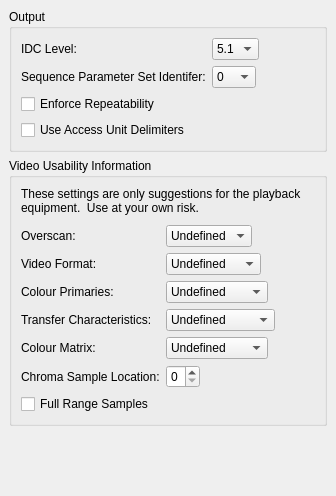
     <widget class="QWidget" name="tab_8" >
      <attribute name="title" >
       <string>Output</string>
      </attribute>
      <layout class="QVBoxLayout" >
       <property name="margin" >
        <number>9</number>
       </property>
       <property name="spacing" >
        <number>6</number>
       </property>
       <item>
        <widget class="QGroupBox" name="groupBox_16" >
         <property name="title" >
          <string>Output</string>
         </property>
         <layout class="QVBoxLayout" >
          <property name="margin" >
           <number>9</number>
          </property>
          <property name="spacing" >
           <number>6</number>
          </property>
          <item>
           <layout class="QVBoxLayout" >
            <property name="margin" >
             <number>0</number>
            </property>
            <property name="spacing" >
             <number>6</number>
            </property>
            <item>
             <layout class="QGridLayout" >
              <property name="margin" >
               <number>0</number>
              </property>
              <property name="spacing" >
               <number>6</number>
              </property>
              <item row="0" column="1" >
               <layout class="QHBoxLayout" >
                <property name="margin" >
                 <number>0</number>
                </property>
                <property name="spacing" >
                 <number>6</number>
                </property>
                <item>
                 <widget class="QComboBox" name="idcLevelComboBox" >
                  <property name="currentIndex" >
                   <number>14</number>
                  </property>
                  <item>
                   <property name="text" >
                    <string>1</string>
                   </property>
                  </item>
                  <item>
                   <property name="text" >
                    <string>1.1</string>
                   </property>
                  </item>
                  <item>
                   <property name="text" >
                    <string>1.2</string>
                   </property>
                  </item>
                  <item>
                   <property name="text" >
                    <string>1.3</string>
                   </property>
                  </item>
                  <item>
                   <property name="text" >
                    <string>2</string>
                   </property>
                  </item>
                  <item>
                   <property name="text" >
                    <string>2.1</string>
                   </property>
                  </item>
                  <item>
                   <property name="text" >
                    <string>2.2</string>
                   </property>
                  </item>
                  <item>
                   <property name="text" >
                    <string>3</string>
                   </property>
                  </item>
                  <item>
                   <property name="text" >
                    <string>3.1</string>
                   </property>
                  </item>
                  <item>
                   <property name="text" >
                    <string>3.2</string>
                   </property>
                  </item>
                  <item>
                   <property name="text" >
                    <string>4</string>
                   </property>
                  </item>
                  <item>
                   <property name="text" >
                    <string>4.1</string>
                   </property>
                  </item>
                  <item>
                   <property name="text" >
                    <string>4.2</string>
                   </property>
                  </item>
                  <item>
                   <property name="text" >
                    <string>5</string>
                   </property>
                  </item>
                  <item>
                   <property name="text" >
                    <string>5.1</string>
                   </property>
                  </item>
                 </widget>
                </item>
                <item>
                 <spacer>
                  <property name="orientation" >
                   <enum>Qt::Horizontal</enum>
                  </property>
                  <property name="sizeHint" >
                   <size>
                    <width>40</width>
                    <height>20</height>
                   </size>
                  </property>
                 </spacer>
                </item>
               </layout>
              </item>
              <item row="1" column="0" >
               <widget class="QLabel" name="label_55" >
                <property name="text" >
                 <string>Sequence Parameter Set Identifer:</string>
                </property>
               </widget>
              </item>
              <item row="0" column="0" >
               <widget class="QLabel" name="label_56" >
                <property name="text" >
                 <string>IDC Level:</string>
                </property>
               </widget>
              </item>
              <item row="1" column="1" >
               <layout class="QHBoxLayout" >
                <property name="margin" >
                 <number>0</number>
                </property>
                <property name="spacing" >
                 <number>6</number>
                </property>
                <item>
                 <widget class="QComboBox" name="spsiComboBox" >
                  <item>
                   <property name="text" >
                    <string>0</string>
                   </property>
                  </item>
                  <item>
                   <property name="text" >
                    <string>1</string>
                   </property>
                  </item>
                  <item>
                   <property name="text" >
                    <string>3</string>
                   </property>
                  </item>
                  <item>
                   <property name="text" >
                    <string>7</string>
                   </property>
                  </item>
                  <item>
                   <property name="text" >
                    <string>15</string>
                   </property>
                  </item>
                  <item>
                   <property name="text" >
                    <string>31</string>
                   </property>
                  </item>
                 </widget>
                </item>
                <item>
                 <spacer>
                  <property name="orientation" >
                   <enum>Qt::Horizontal</enum>
                  </property>
                  <property name="sizeHint" >
                   <size>
                    <width>40</width>
                    <height>20</height>
                   </size>
                  </property>
                 </spacer>
                </item>
               </layout>
              </item>
             </layout>
            </item>
            <item>
             <layout class="QVBoxLayout" >
              <property name="margin" >
               <number>0</number>
              </property>
              <property name="spacing" >
               <number>6</number>
              </property>
              <item>
               <widget class="QCheckBox" name="repeatabilityCheckBox" >
                <property name="text" >
                 <string>Enforce Repeatability</string>
                </property>
               </widget>
              </item>
              <item>
               <widget class="QCheckBox" name="accessUnitCheckBox" >
                <property name="text" >
                 <string>Use Access Unit Delimiters</string>
                </property>
               </widget>
              </item>
             </layout>
            </item>
           </layout>
          </item>
         </layout>
        </widget>
       </item>
       <item>
        <widget class="QGroupBox" name="groupBox_5" >
         <property name="title" >
          <string>Video Usability Information</string>
         </property>
         <layout class="QVBoxLayout" >
          <property name="margin" >
           <number>9</number>
          </property>
          <property name="spacing" >
           <number>6</number>
          </property>
          <item>
           <widget class="QLabel" name="label_52" >
            <property name="text" >
             <string>These settings are only suggestions for the playback equipment.  Use at your own risk.</string>
            </property>
            <property name="wordWrap" >
             <bool>true</bool>
            </property>
           </widget>
          </item>
          <item>
           <spacer>
            <property name="orientation" >
             <enum>Qt::Vertical</enum>
            </property>
            <property name="sizeType" >
             <enum>QSizePolicy::Fixed</enum>
            </property>
            <property name="sizeHint" >
             <size>
              <width>20</width>
              <height>4</height>
             </size>
            </property>
           </spacer>
          </item>
          <item>
           <layout class="QVBoxLayout" >
            <property name="margin" >
             <number>0</number>
            </property>
            <property name="spacing" >
             <number>6</number>
            </property>
            <item>
             <layout class="QGridLayout" >
              <property name="margin" >
               <number>0</number>
              </property>
              <property name="spacing" >
               <number>6</number>
              </property>
              <item row="3" column="1" >
               <layout class="QHBoxLayout" >
                <property name="margin" >
                 <number>0</number>
                </property>
                <property name="spacing" >
                 <number>6</number>
                </property>
                <item>
                 <widget class="QComboBox" name="transferCharacteristicsComboBox" >
                  <item>
                   <property name="text" >
                    <string>Undefined</string>
                   </property>
                  </item>
                  <item>
                   <property name="text" >
                    <string>BT709</string>
                   </property>
                  </item>
                  <item>
                   <property name="text" >
                    <string>BT470M</string>
                   </property>
                  </item>
                  <item>
                   <property name="text" >
                    <string>BT470BG</string>
                   </property>
                  </item>
                  <item>
                   <property name="text" >
                    <string>Linear</string>
                   </property>
                  </item>
                  <item>
                   <property name="text" >
                    <string>LOG100</string>
                   </property>
                  </item>
                  <item>
                   <property name="text" >
                    <string>LOG316</string>
                   </property>
                  </item>
                  <item>
                   <property name="text" >
                    <string>SMPTEL170M</string>
                   </property>
                  </item>
                  <item>
                   <property name="text" >
                    <string>SMPTE240M</string>
                   </property>
                  </item>
                 </widget>
                </item>
                <item>
                 <spacer>
                  <property name="orientation" >
                   <enum>Qt::Horizontal</enum>
                  </property>
                  <property name="sizeHint" >
                   <size>
                    <width>40</width>
                    <height>20</height>
                   </size>
                  </property>
                 </spacer>
                </item>
               </layout>
              </item>
              <item row="2" column="0" >
               <widget class="QLabel" name="label_19" >
                <property name="text" >
                 <string>Colour Primaries:</string>
                </property>
               </widget>
              </item>
              <item row="0" column="1" >
               <layout class="QHBoxLayout" >
                <property name="margin" >
                 <number>0</number>
                </property>
                <property name="spacing" >
                 <number>6</number>
                </property>
                <item>
                 <widget class="QComboBox" name="overscanComboBox" >
                  <item>
                   <property name="text" >
                    <string>Undefined</string>
                   </property>
                  </item>
                  <item>
                   <property name="text" >
                    <string>Show</string>
                   </property>
                  </item>
                  <item>
                   <property name="text" >
                    <string>Crop</string>
                   </property>
                  </item>
                 </widget>
                </item>
                <item>
                 <spacer>
                  <property name="orientation" >
                   <enum>Qt::Horizontal</enum>
                  </property>
                  <property name="sizeHint" >
                   <size>
                    <width>40</width>
                    <height>20</height>
                   </size>
                  </property>
                 </spacer>
                </item>
               </layout>
              </item>
              <item row="4" column="1" >
               <layout class="QHBoxLayout" >
                <property name="margin" >
                 <number>0</number>
                </property>
                <property name="spacing" >
                 <number>6</number>
                </property>
                <item>
                 <widget class="QComboBox" name="colourMatrixComboBox" >
                  <item>
                   <property name="text" >
                    <string>Undefined</string>
                   </property>
                  </item>
                  <item>
                   <property name="text" >
                    <string>BT709</string>
                   </property>
                  </item>
                  <item>
                   <property name="text" >
                    <string>FCC</string>
                   </property>
                  </item>
                  <item>
                   <property name="text" >
                    <string>BT470BG</string>
                   </property>
                  </item>
                  <item>
                   <property name="text" >
                    <string>SMPTE170M</string>
                   </property>
                  </item>
                  <item>
                   <property name="text" >
                    <string>SMPTE240M</string>
                   </property>
                  </item>
                  <item>
                   <property name="text" >
                    <string>GBR</string>
                   </property>
                  </item>
                  <item>
                   <property name="text" >
                    <string>YCgCo</string>
                   </property>
                  </item>
                 </widget>
                </item>
                <item>
                 <spacer>
                  <property name="orientation" >
                   <enum>Qt::Horizontal</enum>
                  </property>
                  <property name="sizeHint" >
                   <size>
                    <width>40</width>
                    <height>20</height>
                   </size>
                  </property>
                 </spacer>
                </item>
               </layout>
              </item>
              <item row="4" column="0" >
               <widget class="QLabel" name="label_47" >
                <property name="text" >
                 <string>Colour Matrix:</string>
                </property>
               </widget>
              </item>
              <item row="1" column="1" >
               <layout class="QHBoxLayout" >
                <property name="margin" >
                 <number>0</number>
                </property>
                <property name="spacing" >
                 <number>6</number>
                </property>
                <item>
                 <widget class="QComboBox" name="videoFormatComboBox" >
                  <property name="currentIndex" >
                   <number>0</number>
                  </property>
                  <item>
                   <property name="text" >
                    <string>Undefined</string>
                   </property>
                  </item>
                  <item>
                   <property name="text" >
                    <string>Component</string>
                   </property>
                  </item>
                  <item>
                   <property name="text" >
                    <string>PAL</string>
                   </property>
                  </item>
                  <item>
                   <property name="text" >
                    <string>NTSC</string>
                   </property>
                  </item>
                  <item>
                   <property name="text" >
                    <string>SECAM</string>
                   </property>
                  </item>
                  <item>
                   <property name="text" >
                    <string>MAC</string>
                   </property>
                  </item>
                 </widget>
                </item>
                <item>
                 <spacer>
                  <property name="orientation" >
                   <enum>Qt::Horizontal</enum>
                  </property>
                  <property name="sizeHint" >
                   <size>
                    <width>40</width>
                    <height>20</height>
                   </size>
                  </property>
                 </spacer>
                </item>
               </layout>
              </item>
              <item row="2" column="1" >
               <layout class="QHBoxLayout" >
                <property name="margin" >
                 <number>0</number>
                </property>
                <property name="spacing" >
                 <number>6</number>
                </property>
                <item>
                 <widget class="QComboBox" name="colourPrimariesComboBox" >
                  <item>
                   <property name="text" >
                    <string>Undefined</string>
                   </property>
                  </item>
                  <item>
                   <property name="text" >
                    <string>BT709</string>
                   </property>
                  </item>
                  <item>
                   <property name="text" >
                    <string>BT470M</string>
                   </property>
                  </item>
                  <item>
                   <property name="text" >
                    <string>BT470BG</string>
                   </property>
                  </item>
                  <item>
                   <property name="text" >
                    <string>SMPTE170M</string>
                   </property>
                  </item>
                  <item>
                   <property name="text" >
                    <string>SMPTE240M</string>
                   </property>
                  </item>
                  <item>
                   <property name="text" >
                    <string>Film</string>
                   </property>
                  </item>
                 </widget>
                </item>
                <item>
                 <spacer>
                  <property name="orientation" >
                   <enum>Qt::Horizontal</enum>
                  </property>
                  <property name="sizeHint" >
                   <size>
                    <width>40</width>
                    <height>20</height>
                   </size>
                  </property>
                 </spacer>
                </item>
               </layout>
              </item>
              <item row="3" column="0" >
               <widget class="QLabel" name="label_48" >
                <property name="text" >
                 <string>Transfer Characteristics:</string>
                </property>
               </widget>
              </item>
              <item row="5" column="0" >
               <widget class="QLabel" name="label_49" >
                <property name="text" >
                 <string>Chroma Sample Location:</string>
                </property>
               </widget>
              </item>
              <item row="5" column="1" >
               <layout class="QHBoxLayout" >
                <property name="margin" >
                 <number>0</number>
                </property>
                <property name="spacing" >
                 <number>6</number>
                </property>
                <item>
                 <widget class="QSpinBox" name="chromaSampleSpinBox" >
                  <property name="maximum" >
                   <number>4</number>
                  </property>
                 </widget>
                </item>
                <item>
                 <spacer>
                  <property name="orientation" >
                   <enum>Qt::Horizontal</enum>
                  </property>
                  <property name="sizeHint" >
                   <size>
                    <width>40</width>
                    <height>20</height>
                   </size>
                  </property>
                 </spacer>
                </item>
               </layout>
              </item>
              <item row="1" column="0" >
               <widget class="QLabel" name="label_50" >
                <property name="text" >
                 <string>Video Format:</string>
                </property>
               </widget>
              </item>
              <item row="0" column="0" >
               <widget class="QLabel" name="label_51" >
                <property name="text" >
                 <string>Overscan:</string>
                </property>
               </widget>
              </item>
             </layout>
            </item>
            <item>
             <widget class="QCheckBox" name="fullRangeSamplesCheckBox" >
              <property name="text" >
               <string>Full Range Samples</string>
              </property>
             </widget>
            </item>
           </layout>
          </item>
         </layout>
        </widget>
       </item>
       <item>
        <spacer>
         <property name="orientation" >
          <enum>Qt::Vertical</enum>
         </property>
         <property name="sizeHint" >
          <size>
           <width>20</width>
           <height>61</height>
          </size>
         </property>
        </spacer>
       </item>
      </layout>
     </widget>
